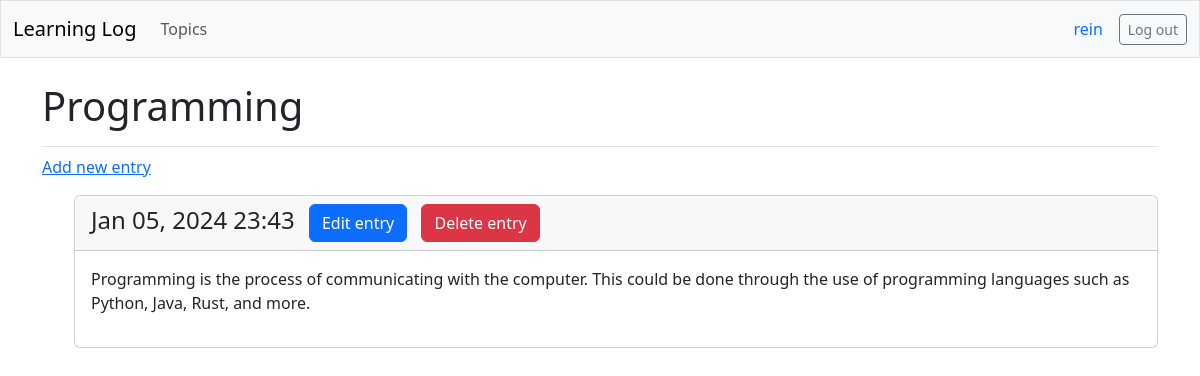
Page /topics/8/ (signed in) on the earlier database version.
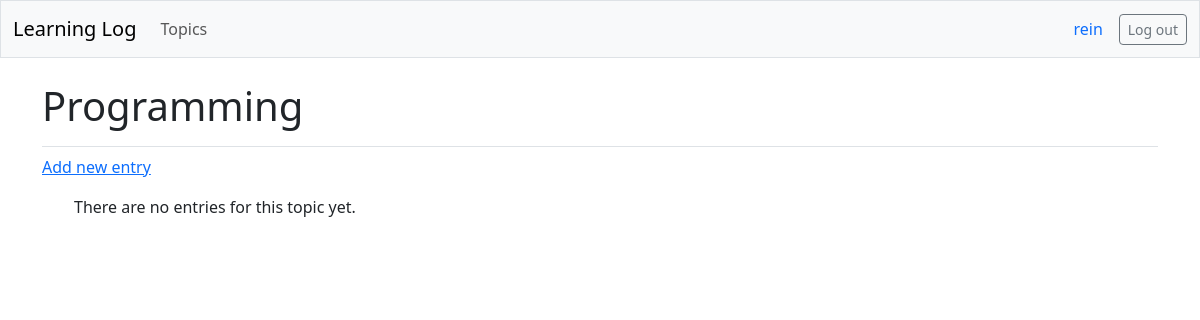
Same page on the later database version.
### learning_logs/models.py (models this page shows, shortened)
class Entry(models.Model):
    topic = models.ForeignKey(Topic, on_delete=models.CASCADE)
    text = models.TextField()
    date_added = models.DateTimeField(auto_now_add=True)
    class Meta:
        verbose_name_plural = "entries"

### learning_logs/views.py (the view)
# urls.py: path("topics/<int:topic_id>/", views.topic, name="topic"),
@login_required
def topic(request, topic_id):
    topic = Topic.objects.get(id=topic_id)
    check_topic_owner(request, topic)
    entries = topic.entry_set.order_by("-date_added")
    context = {"topic": topic, "entries": entries}
    return render(request, "learning_logs/topic.html", context)

### learning_logs/views.py (called while the page is built)
def check_topic_owner(request, topic):
    if topic.owner != request.user:
        raise Http404

### learning_logs/templates/learning_logs/topic.html
{% extends 'learning_logs/base.html' %}
{% block page_header %}
<h1>{{ topic.text }}</h1>
{% endblock page_header %}
{% block content %}
<p><a href="{% url 'learning_logs:new_entry' topic.id %}">Add new entry</a></p>
<ul>
    {% for entry in entries %}
    <div class="card mb-3">
        <h4 class="card-header">
            {{ entry.date_added|date:'M d, Y H:i' }}
            <a class="btn btn-primary btn-md ms-2" href="{% url 'learning_logs:edit_entry' entry.id %}">
                Edit entry</a>
            <a class="btn btn-danger btn-md ms-2" href="{% url 'learning_logs:delete_entry' entry.id %}">
                Delete entry</a>
        </h4>
        <div class="card-body">{{ entry.text|linebreaks }}</div>
    </div>
    {% empty %}
    <p>There are no entries for this topic yet.</p>
    {% endfor %}
</ul>
{% endblock content %}

Differences in the rows shown:
removed Entry: date_added "Jan 05, 2024 23:43", text "Programming is the process of communicating with the computer. This could be done through the use of programming languages such as Python, Java, Rust, and more."
Other differences:
text now shown: "There are no entries for this topic yet."
